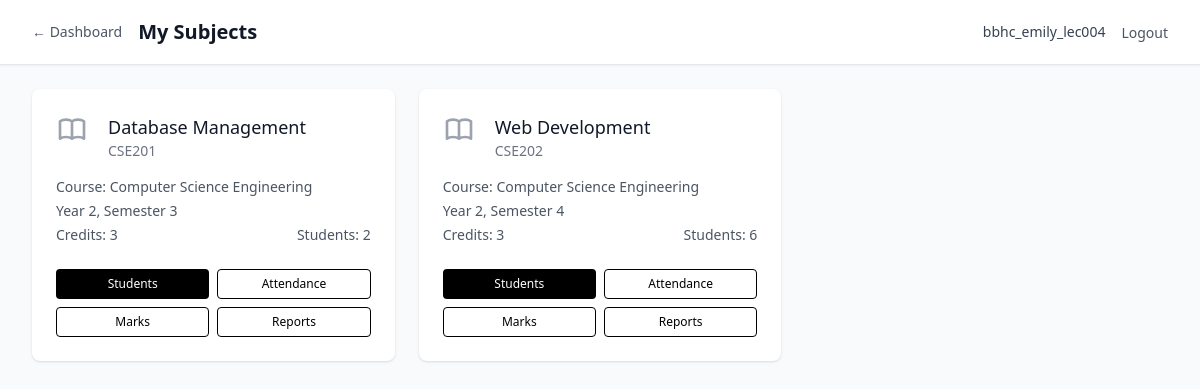
Page /lecturer/subjects (signed in) on the earlier database version.
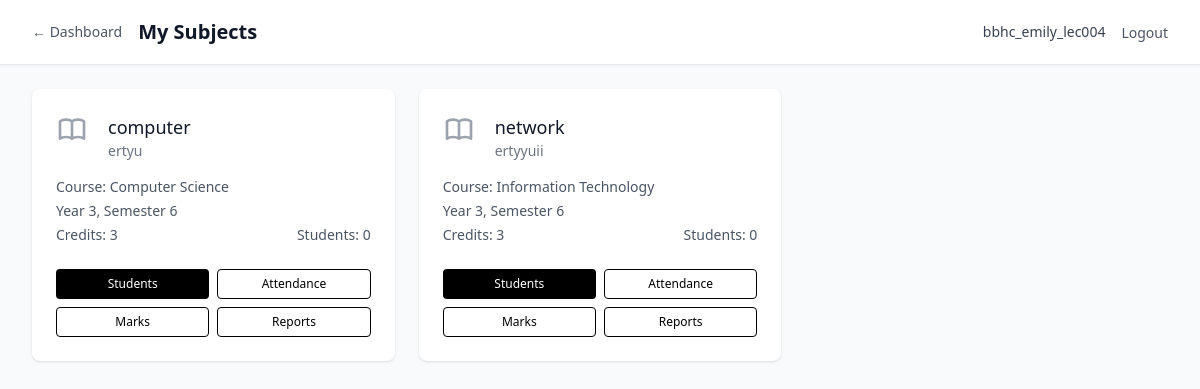
Same page on the later database version.
### models/academic.py (models this page shows, shortened)
class Subject(db.Model):
    __tablename__ = 'subject'
    id = db.Column(db.Integer, primary_key=True)
    name = db.Column(db.String(100), nullable=False)
    code = db.Column(db.String(20), nullable=False, index=True)
    course_id = db.Column(db.Integer, db.ForeignKey('course.id'), nullable=False)
    semester = db.Column(db.Integer, nullable=False)
    year = db.Column(db.Integer, nullable=False)
    credits = db.Column(db.Integer, default=3)
    description = db.Column(db.Text, nullable=True)
    created_at = db.Column(db.DateTime, default=datetime.utcnow)
    is_active = db.Column(db.Boolean, default=True)
    assignments = db.relationship('SubjectAssignment', backref='subject', lazy='dynamic')
    enrollments = db.relationship('StudentEnrollment', backref='subject', lazy='dynamic')
    attendance_records = db.relationship('AttendanceRecord', backref='subject', lazy='dynamic')
    monthly_summaries = db.relationship('MonthlyAttendanceSummary', backref='subject', lazy='dynamic')
    student_marks = db.relationship('StudentMarks', backref='subject', lazy='dynamic')
    __table_args__ = (db.UniqueConstraint('code', 'course_id', name='unique_subject_code_per_course'),)
    def get_enrolled_students_count(self):
        return self.enrollments.filter_by(is_active=True).count()

class Course(db.Model):
    __tablename__ = 'course'
    id = db.Column(db.Integer, primary_key=True)
    name = db.Column(db.String(100), nullable=False)
    code = db.Column(db.String(20), unique=True, nullable=False, index=True)
    description = db.Column(db.Text, nullable=True)
    duration_years = db.Column(db.Integer, default=3, nullable=False)
    total_semesters = db.Column(db.Integer, default=6, nullable=False)
    created_at = db.Column(db.DateTime, default=datetime.utcnow)
    is_active = db.Column(db.Boolean, default=True)
    students = db.relationship('Student', backref='course', lazy='dynamic')
    subjects = db.relationship('Subject', backref='course', lazy='dynamic')

### routes/auth.py (the view)
        def decorated_function(*args, **kwargs):
            if not SessionManager.is_authenticated(session):
                flash('Please log in to access this page', 'error')
                return redirect(url_for('auth.index'))
            if user_type:
                if user_type == 'management' and not SessionManager.is_management(session):
                    flash('Access denied. Management login required.', 'error')
                    return redirect(url_for('auth.management_login'))
                elif user_type == 'lecturer' and not SessionManager.is_lecturer(session):
                    flash('Access denied. Lecturer login required.', 'error')
                    return redirect(url_for('auth.lecturer_login'))
            return f(*args, **kwargs)

### app.py (called while the page is built)
def create_app():
    app = Flask(__name__)
    app.config.from_object(Config)
    db.init_app(app)
    csrf = CSRFProtect(app)
    @app.context_processor
    def inject_csrf_token():
        from flask_wtf.csrf import generate_csrf
        return dict(csrf_token=generate_csrf)
    from routes.auth import auth_bp
    from routes.management import management_bp
    from routes.lecturer import lecturer_bp
    app.register_blueprint(auth_bp)
    app.register_blueprint(management_bp, url_prefix='/management')
    app.register_blueprint(lecturer_bp, url_prefix='/lecturer')
    init_db(app)
    return app

### models/user.py (called while the page is built)
    def get_assigned_subjects(self):
        return [assignment.subject for assignment in self.subject_assignments]

### routes/auth.py (called while the page is built)
@auth_bp.app_context_processor
def inject_user():
    return {
        'current_user': SessionManager.get_session_info(session),
        'is_authenticated': SessionManager.is_authenticated(session),
        'is_management': SessionManager.is_management(session),
        'is_lecturer': SessionManager.is_lecturer(session)
    }

### services/auth_service.py (called while the page is built)
    @staticmethod
    def is_authenticated(session):
        return 'user_type' in session and 'user_id' in session

### templates/lecturer/subjects.html (shortened to what the changed rows need)
{% extends "base.html" %}
{% block content %}
<div class="min-h-screen bg-gray-50">
    <nav class="bg-white shadow-sm border-b border-gray-200">
        <div class="max-w-7xl mx-auto px-4 sm:px-6 lg:px-8">
            <div class="flex justify-between items-center h-16">
                <div class="flex items-center space-x-2 sm:space-x-4 min-w-0 flex-1">
                    <h1 class="text-lg sm:text-xl font-semibold text-gray-900 truncate">My Subjects</h1>
                </div>
            </div>
        </div>
    </nav>
    <div class="max-w-7xl mx-auto py-4 sm:py-6 px-4 sm:px-6 lg:px-8">
        {% if subjects %}
        <div class="grid grid-cols-1 sm:grid-cols-2 lg:grid-cols-3 gap-4 sm:gap-6">
            {% for subject in subjects %}
            <div class="bg-white overflow-hidden shadow rounded-lg hover:shadow-md transition-shadow">
                <div class="p-4 sm:p-6">
                    <div class="flex items-start">
                        <div class="flex-shrink-0">
                        </div>
                        <div class="ml-3 sm:ml-5 min-w-0 flex-1">
                            <h3 class="text-base sm:text-lg font-medium text-gray-900 truncate">{{ subject.name }}</h3>
                            <p class="text-sm text-gray-500">{{ subject.code }}</p>
                        </div>
                    </div>
                    <div class="mt-3 sm:mt-4 space-y-1">
                        <p class="text-xs sm:text-sm text-gray-600 truncate">Course: {{ subject.course.name if subject.course else 'N/A' }}</p>
                        <p class="text-xs sm:text-sm text-gray-600">Year {{ subject.year }}, Semester {{ subject.semester }}</p>
                        <div class="flex justify-between text-xs sm:text-sm text-gray-600">
                            <span>Credits: {{ subject.credits }}</span>
                            <span>Students: {{ subject.get_enrolled_students_count() }}</span>
                        </div>
                    </div>
                    <div class="mt-4 sm:mt-6 grid grid-cols-2 gap-2">
                        <a href="{{ url_for('lecturer.subject_students', subject_id=subject.id) }}"
                           class="inline-flex items-center justify-center px-2 py-1.5 border border-transparent text-xs font-medium rounded text-white bg-black hover:bg-gray-800 active:bg-gray-900">
                            Students
                        </a>
                        <a href="{{ url_for('lecturer.attendance_management', subject_id=subject.id) }}"
                           class="inline-flex items-center justify-center px-2 py-1.5 border border-black text-xs font-medium rounded text-black bg-white hover:bg-gray-50 active:bg-gray-100">
                            Attendance
                        </a>
                        <a href="{{ url_for('lecturer.marks_management', subject_id=subject.id) }}"
                           class="inline-flex items-center justify-center px-2 py-1.5 border border-black text-xs font-medium rounded text-black bg-white hover:bg-gray-50 active:bg-gray-100">
                            Marks
                        </a>
                        <a href="{{ url_for('lecturer.subject_reports', subject_id=subject.id) }}"
                           class="inline-flex items-center justify-center px-2 py-1.5 border border-black text-xs font-medium rounded text-black bg-white hover:bg-gray-50 active:bg-gray-100">
                            Reports
                        </a>
                    </div>
                </div>
            </div>
            {% endfor %}
        </div>
        {% endif %}
    </div>
</div>
{% endblock %}

Differences in the rows shown:
no longer on this page (row edited): Subject: name "Database Management", code "CSE201", course "Computer Science Engineering", year "2", semester "3", credits "3", get_enrolled_students_count "2"
removed Subject: name "Web Development", code "CSE202", course "Computer Science Engineering", year "2", semester "4", credits "3", get_enrolled_students_count "6"
now on this page (row edited): Subject: name "computer", code "ertyu", course "Computer Science", year "3", semester "6", credits "3", get_enrolled_students_count "0"
now on this page (row edited): Subject: name "network", code "ertyyuii", course "Information Technology", year "3", semester "6", credits "3", get_enrolled_students_count "0"
